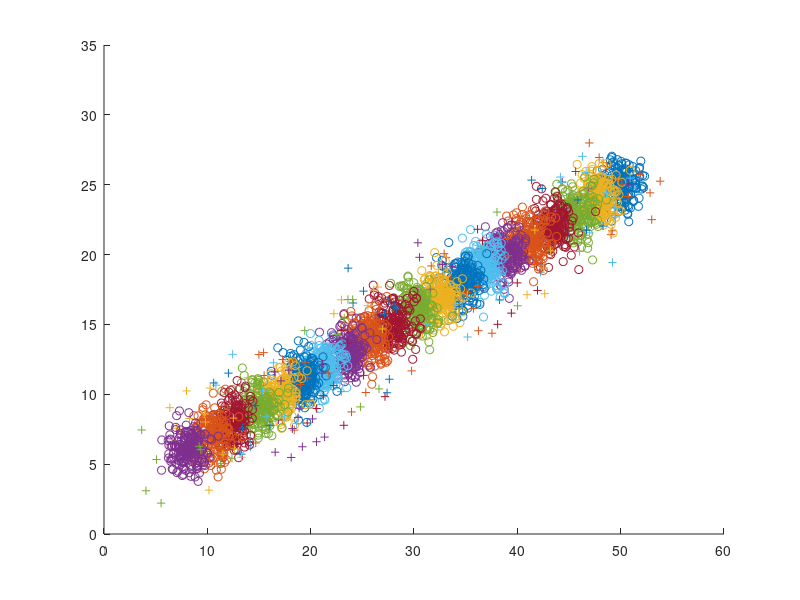

Write the MATLAB code that produced this figure.
% % S1
clear all;clc;
mu = [50,25];
sigma = eye(2);
%sigma = sigma'*sigma;
figure(1)
hold on;
X = [];
for i = 1:20
    %sigma = rand(2);%eye(2);
    %sigma = sigma'*sigma;
    x = mvnrnd(mu,sigma,200);
    Ns = randi(20,1);
    noise = x(randperm(200, Ns),:) + rand(Ns,2)*8-4;
    x(randperm(200, Ns),:) = [];
    X = [X;x;noise];
    plot(x(:,1),x(:,2),'o');
    plot(noise(:,1), noise(:,2),'+');
    mu(1) = mu(1)-2.2;
    mu(2) = mu(2)-1;
end
xlim([0 60]);ylim([0 35]);
csvwrite('S1.csv',X);

% % S2
% clear all;clc;
% mu = [50,25];
% sigma = eye(2);
% figure(2)
% hold on;
% X = [];
% for i = 1:20
%     x = mvnrnd(mu,sigma,200);
%     Ns = randi(20,1);
%     noise = x(randperm(200, Ns),:) + rand(Ns,2)*16-8;
%     x(randperm(200, Ns),:) = [];
%     X = [X;x;noise];
%     plot(x(:,1),x(:,2),'o');
%     plot(noise(:,1), noise(:,2),'+');
%     mu(1) = mu(1)-2.2;
%     mu(2) = mu(2)-1;
% end
% xlim([0 60]);ylim([0 35]);
% %csvwrite('S2.csv',X);
% 
% %S3
% c = [40,40];
% mu = c;
% sigma = eye(2);
% X = [];
% all_noise = mvnrnd(c,sigma,200);
% figure(3)
% hold on;
% R = 20;
% for i = 1:10
%     theta = (2*pi/10) * i;
%     mu = c + R*[cos(theta) sin(theta)];
%     x = mvnrnd(mu,sigma,200);
%     Ns = randi(20,1);
%     x(randperm(200, Ns),:) = [];
%     noise = all_noise(randperm(200, Ns),:);
%     X = [X;x;noise];
%     Ns = randi(20,1);
%     %x(randperm(200, Ns),:)
%     plot(x(:,1), x(:,2),'o');
%     plot(noise(:,1), noise(:,2),'+');
%     good = 1;
% end
% %csvwrite('S3.csv',X);

% %S4
% target = gendatb([2000,0]);
% target = gendatoc(target);
% target_outlier = gendatblockout(target,40);
% all = target_outlier;
% rotate = [cos(pi/2),-sin(pi/2);sin(pi/2),cos(pi/2)];
% figure(4);
% hold on;
% colors = ['c','m','y','g','r'];
% X = zeros(12240,2);
% for i = 1:5
%     target = gendatb([2000,0]);
%     for j = 1:i
%         target = target*rotate;
%     end
%     target = gendatoc(target);
%     target_outlier = gendatblockout(target,40);
%     all = [all;target_outlier];
%     scatterd(target,[colors(i),'o']);hold on;
%     scatterd(target_outlier(2001:end,:),'b+');hold on;
% 
% end
% for i = 1:24480
%     X(i)=all(i);
% end
% figure(5)
% plot(X(:,1),X(:,2),'o');
% csvwrite('S4.csv',X);


